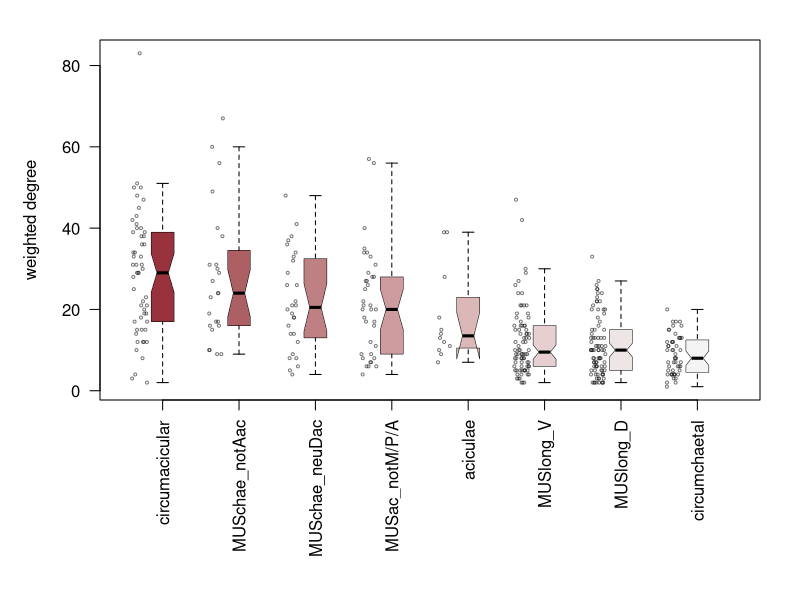
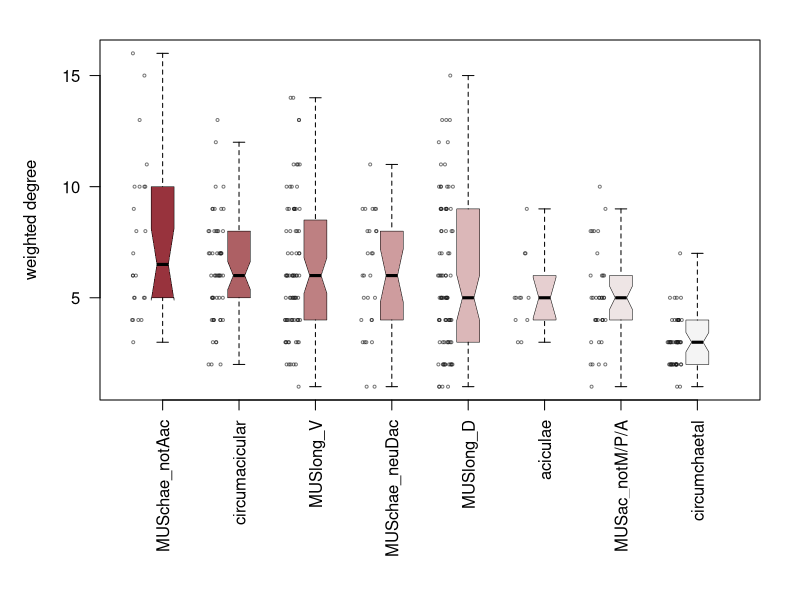

Reproduce these figures in R, in order.
#weighted degrees (WD) and degrees (D) of nodes in the desmosomal connectome
#plot for Figure 5 of Jasek et al 2021 Desmosomal connectome paper
setwd("/Users/gaspar/OneDrive\ -\ University\ of\ Exeter/Paper/Muscles/Figures/Figure5-acicula-weights/")


WD_circumacicular <- c(83,51,50,50,48,47,45,43,42,41,40,40,39,39,38,38,36,36,34,34,33,33,31,31,31,30,29,29,29,28,25,23,22,21,21,20,19,19,18,17,17,15,15,15,14,12,12,12,12,10,8,4,3,2)
WD_MUSchae_notAac <- c(67,60,56,49,40,38,31,31,30,29,27,24,24,23,19,17,17,16,16,15,10,10,9,9)
WD_MUSchae_neuDac <- c(48,41,38,37,36,34,33,32,29,26,26,22,21,21,20,19,18,18,16,14,14,12,9,8,8,6,5,4)
WD_MUSac_notM_P_A <- c(57,56,40,35,34,34,33,31,29,28,28,27,27,26,25,22,21,21,20,20,20,18,17,17,16,12,11,9,9,8,8,7,7,6,6,6,4)
WD_acicula <- c(39, 39, 28, 18, 15, 14, 13, 12, 11, 10, 9, 7)
WD_MUSlong_V <- c(47, 42, 30, 29, 27, 26, 24, 24, 21, 21, 21, 21, 19, 19, 18, 18, 17, 16, 16, 16, 16, 16, 15, 15, 15, 14, 14, 14, 14, 13, 13, 13, 12, 12, 12, 11, 10, 10, 10, 10, 9, 9, 9, 9, 9, 9, 9, 8, 8, 8, 8, 8, 8, 7, 7, 7, 7, 6, 6, 6, 6, 6, 5, 5, 5, 5, 5, 5, 5, 5, 4, 4, 4, 4, 3, 3, 3, 2, 2, 2)
WD_MUSlong_D <- c(33, 27, 26, 25, 25, 24, 24, 23, 22, 22, 22, 21, 20, 20, 20, 20, 19, 18, 17, 16, 15, 15, 15, 14, 13, 13, 13, 13, 13, 13, 12, 11, 11, 11, 11, 11, 10, 10, 10, 10, 10, 10, 10, 10, 10, 9, 8, 8, 8, 8, 8, 8, 7, 7, 7, 7, 7, 6, 6, 6, 6, 6, 6, 5, 5, 5, 5, 5, 4, 4, 4, 4, 4, 4, 3, 3, 3, 3, 2, 2, 2, 2, 2, 2, 2, 2)
WD_circumchaetal <- c(20, 17, 17, 17, 16, 16, 15, 15, 14, 13, 13, 13, 13, 12, 12, 12, 12, 11, 11, 11, 10, 10, 10, 10, 9, 8, 8, 8, 7, 7, 7, 7, 6, 6, 6, 6, 5, 5, 5, 4, 4, 4, 4, 4, 4, 4, 4, 3, 3, 2, 2, 1)

D_circumacicular <- c(9, 6, 8, 7, 10, 9, 7, 10, 8, 8, 9, 7, 13, 9, 8, 6, 6, 9, 6, 8, 7, 6, 7, 8, 7, 5, 5, 6, 5, 6, 12, 7, 7, 5, 8, 5, 6, 7, 4, 3, 5, 4, 3, 5, 4, 6, 4, 4, 2, 4, 4, 3, 2, 2)
D_MUSchae_notAac <- c(13, 16, 15, 10, 8, 8, 11, 10, 9, 10, 4, 10, 6, 5, 5, 6, 6, 4, 5, 5, 3, 7, 4, 4)
D_MUSchae_neuDac <- c(11, 6, 8, 9, 9, 9, 9, 9, 7, 8, 8, 6, 4, 5, 7, 7, 3, 5, 8, 3, 4, 4, 6, 3, 5, 3, 1, 1)
D_MUSac_notM_P_A <- c(5, 4, 7, 5, 5, 8, 8, 5, 6, 9, 5, 8, 5, 5, 10, 6, 5, 4, 6, 6, 4, 5, 4, 8, 3, 4, 4, 2, 4, 3, 3, 4, 2, 2, 1, 2)
D_acicula <- c(9, 5, 7, 5, 5, 5, 3, 4, 3, 7, 4, 5)
D_MUSlong_V <- c(14, 14, 13, 11, 10, 5, 9, 7, 11, 9, 8, 7, 11, 11, 10, 8, 4, 13, 10, 9, 5, 4, 9, 7, 7, 10, 9, 8, 6, 9, 9, 8, 7, 5, 4, 5, 8, 6, 6, 5, 9, 6, 6, 6, 6, 4, 4, 6, 6, 6, 6, 5, 5, 6, 6, 5, 4, 5, 4, 4, 4, 3, 5, 4, 4, 4, 3, 3, 3, 3, 4, 3, 3, 2, 3, 2, 2, 2, 2, 1)
D_MUSlong_D <- c(10, 15, 13, 10, 10, 11, 11, 8, 12, 9, 9, 10, 13, 12, 9, 5, 5, 13, 10, 7, 9, 9, 6, 5, 9, 8, 6, 5, 5, 4, 6, 10, 9, 8, 5, 4, 9, 9, 8, 7, 6, 5, 5, 4, 4, 7, 8, 7, 6, 5, 4, 4, 6, 5, 4, 3, 2, 6, 6, 4, 3, 3, 3, 5, 5, 4, 3, 1, 4, 4, 3, 3, 2, 2, 3, 2, 2, 2, 2, 2, 2, 2, 2, 1, 1, 1)
D_circumchaetal <- c(3, 5, 4, 2, 3, 2, 3, 2, 4, 7, 3, 3, 3, 4, 4, 4, 3, 5, 4, 3, 5, 4, 4, 3, 4, 5, 2, 2, 3, 2, 2, 2, 3, 3, 3, 2, 3, 3, 3, 3, 3, 3, 3, 2, 2, 2, 1, 2, 2, 2, 2, 1)  

WD_data <- list(WD_circumacicular, WD_MUSchae_notAac, WD_MUSchae_neuDac, WD_MUSac_notM_P_A, WD_acicula, WD_MUSlong_V, WD_MUSlong_D, WD_circumchaetal)

D_data <- list(D_MUSchae_notAac, D_circumacicular,  D_MUSlong_V, D_MUSchae_neuDac, D_MUSlong_D, D_acicula, D_MUSac_notM_P_A, D_circumchaetal)

mean(D_MUSchae_notAac)
mean(D_circumacicular) 
mean(D_MUSlong_V) 
mean(D_MUSchae_neuDac)
mean(D_MUSlong_D)
mean(D_acicula)
mean(D_MUSac_notM_P_A) 
mean(D_circumchaetal)



# Creating basic Jitter
pdf("Weighted_degrees_plot.pdf", width=6, height=6)
par(mar = c(10, 5, 2, 2), family = "sans", font = 2, cex=1) 
boxplot(WD_data, notch=T, add=F, ann=T, names,outpch = NA, 
        col=hcl.colors(8, "Reds2", alpha = 0.8), x_lab=T, las=2,
        varwidth=FALSE, boxlwd=0.5,
        boxwex=0.3,ylab='weighted degree',
        names = c('circumacicular', 'MUSchae_notAac', 'MUSchae_neuDac', 'MUSac_notM/P/A',
                  'aciculae', 'MUSlong_V', 'MUSlong_D',  'circumchaetal')) 
#Setting 'outpch = NA' avoids plotting outliers
#las=2 rotates the x labels
stripchart(WD_data, 
           vertical = TRUE, method = "jitter", jitter=0.1,
           pch = 1, cex=0.4,col = hcl.colors(1,palette = 'Grays',alpha=0.6), bg = "bisque", 
           add = TRUE,
           at=c(0.7,1.7,2.7,3.7,4.7,5.7,6.7,7.7)) 
dev.off()
# Creating basic Jitter
pdf("Degrees_plot.pdf", width=6, height=6)
par(mar = c(10, 5, 2, 2), family = "sans", font = 2, cex=1) 
boxplot(D_data, notch=T, add=F, ann=T, names,outpch = NA, 
        col=hcl.colors(8, "Reds2", alpha = 0.8), x_lab=T, las=2,
        varwidth=FALSE, boxlwd=0.5,
        boxwex=0.3,ylab='weighted degree',
        names = c('MUSchae_notAac','circumacicular',  'MUSlong_V', 'MUSchae_neuDac', 
                  'MUSlong_D', 'aciculae', 'MUSac_notM/P/A', 'circumchaetal')) 
#Setting 'outpch = NA' avoids plotting outliers
#las=2 rotates the x labels
stripchart(D_data, 
           vertical = TRUE, method = "jitter", jitter=0.1,
           pch = 1, cex=0.4,col = hcl.colors(1,palette = 'Grays',alpha=0.6), bg = "bisque", 
           add = TRUE,
           at=c(0.7,1.7,2.7,3.7,4.7,5.7,6.7,7.7)) 
dev.off()
  